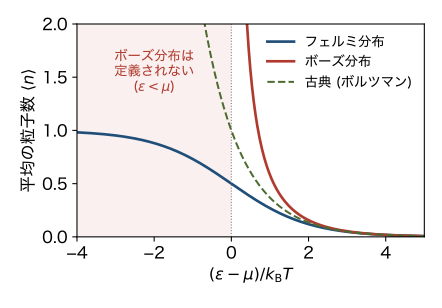

Here is the Python script that generated this plot:
"""フェルミ分布とボーズ分布の図 (distributions.svg, fermi-temperature.svg) を作る.

使い方: python3 book/figures/distributions.py
"""
from pathlib import Path

import matplotlib

matplotlib.use("Agg")
import matplotlib.pyplot as plt
import numpy as np

plt.rcParams["font.family"] = "Hiragino Sans"
plt.rcParams["font.size"] = 12
plt.rcParams["axes.unicode_minus"] = True
OUT = Path(__file__).parent
COLORS = ["#1f4e79", "#b03a2e", "#4d6b2f"]

# 3つの分布を x = β(ε − μ) の関数として比べる
x = np.linspace(-4, 5, 600)
xb = x[x > 0.05]
fig, ax = plt.subplots(figsize=(4.6, 3.2))
ax.plot(x, 1 / (np.exp(x) + 1), color=COLORS[0], lw=2, label="フェルミ分布")
ax.plot(xb, 1 / (np.exp(xb) - 1), color=COLORS[1], lw=2, label="ボーズ分布")
ax.plot(x, np.exp(-x), color=COLORS[2], lw=1.5, ls="--", label="古典 (ボルツマン)")
ax.axvline(0, color="gray", lw=0.8, ls=":")
# ε < μ ではボーズ分布は定義されない (その状態に粒子がいくらでも入り込む)
ax.axvspan(-4, 0, color=COLORS[1], alpha=0.08, lw=0)
ax.text(-2, 1.55, "ボーズ分布は\n定義されない\n" + r"($\varepsilon < \mu$)",
        ha="center", va="center", color=COLORS[1], fontsize=10)
ax.set_xlabel(r"$(\varepsilon - \mu) / k_\mathrm{B} T$")
ax.set_ylabel(r"平均の粒子数 $\langle n \rangle$")
ax.set_xlim(-4, 5)
ax.set_ylim(0, 2)
ax.legend(frameon=False, fontsize=10, loc="upper right")
fig.tight_layout()
fig.savefig(OUT / "distributions.svg")

# フェルミ分布の温度変化 (μ を一定とする)
e = np.linspace(0, 2, 600)
fig, ax = plt.subplots(figsize=(4.6, 3.2))
ax.plot(e, np.where(e < 1, 1.0, 0.0), color="black", lw=1.5, label=r"$T = 0$")
for t, c in zip([0.03, 0.1, 0.25], COLORS):
    ax.plot(e, 1 / (np.exp((e - 1) / t) + 1), color=c, lw=2,
            label=rf"$k_\mathrm{{B}} T = {t}\,\mu$")
ax.set_xlabel(r"$\varepsilon / \mu$")
ax.set_ylabel(r"$f(\varepsilon)$")
ax.set_xlim(0, 2)
ax.set_ylim(0, 1.1)
ax.legend(frameon=False, fontsize=10)
fig.tight_layout()
fig.savefig(OUT / "fermi-temperature.svg")
